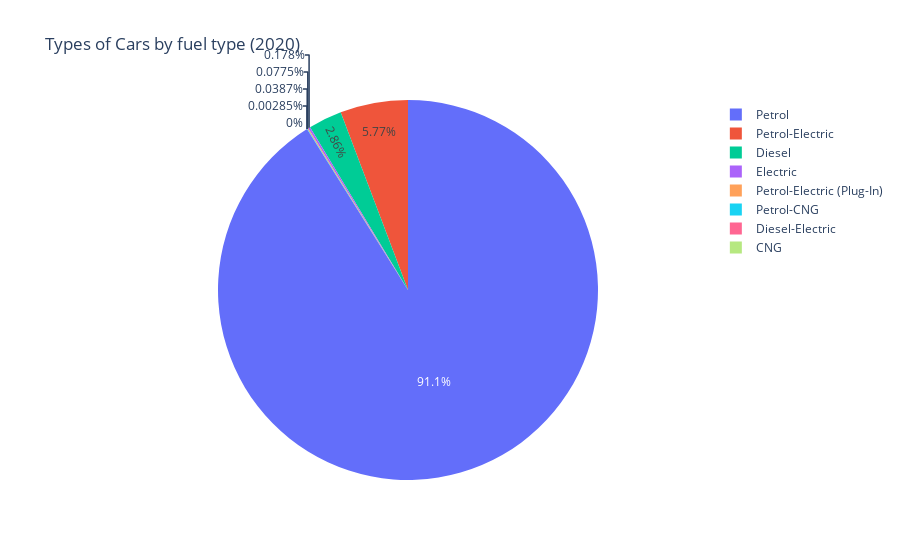
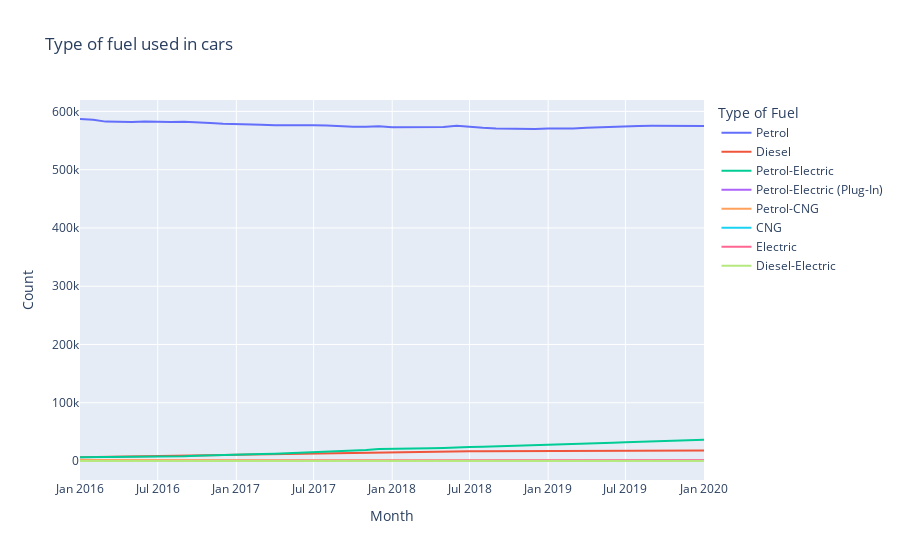

The cell these charts' notebook holds for them, in order:
### Code cell
import plotly.express as px
typeoffuelcar = pd.read_csv('typeoffuelcar.csv',sep= ',', index_col = 0)
typeoffuelcar
typeoffuellatest = pd.read_csv('typeoffuellatest.csv',sep= ',', index_col = 0)
fig = px.pie(typeoffuellatest, values='Count', names='Type of Fuel', title='Types of Cars by fuel type (2020)')
fig.show()
fig2 = px.line(typeoffuelcar,y="Count",color = 'Type of Fuel', title='Type of fuel used in cars')
fig2.show()

### Figure 1 — Plotly figure (JSON) as saved in the notebook; plotly's stock layout.template omitted (floating-point values rounded to 4 significant figures)
{"data": [{"domain": {"x": [0, 1], "y": [0, 1]}, "hovertemplate": "Type of Fuel=%{label}<br>Count=%{value}<extra></extra>", "labels": ["Petrol", "Diesel", "Petrol-Electric", "Petrol-Electric (Plug-In)", "Petrol-CNG", "CNG", "Electric", "Diesel-Electric"], "legendgroup": "", "name": "", "showlegend": true, "type": "pie", "values": [574945, 18050, 36395, 489, 244, 0, 1125, 18]}], "layout": {"legend": {"tracegroupgap": 0}, "title": {"text": "Types of Cars by fuel type (2020)"}}}

### Figure 2 — Plotly figure (JSON) as saved in the notebook; plotly's stock layout.template omitted (floating-point values rounded to 4 significant figures)
{"data": [{"hovertemplate": "Type of Fuel=Petrol<br>Month=%{x}<br>Count=%{y}<extra></extra>", "legendgroup": "Petrol", "line": {"color": "#636efa", "dash": "solid"}, "marker": {"symbol": "circle"}, "mode": "lines", "name": "Petrol", "orientation": "v", "showlegend": true, "type": "scatter", "x": ["2016-01", "2016-02", "2016-03", "2016-04", "2016-05", "2016-06", "2016-07", "2016-08", "2016-09", "2016-10", "2016-11", "2016-12", "2017-01", "2017-02", "2017-03", "2017-04", "2017-05", "2017-06", "2017-07", "2017-08", "2017-09", "2017-10", "2017-11", "2017-12", "2018-01", "2018-02", "2018-03", "2018-04", "2018-05", "2018-06", "2018-07", "2018-08", "2018-09", "2018-10", "2018-11", "2018-12", "2019-01", "2019-02", "2019-03", "2019-04", "2019-05", "2019-06", "2019-07", "2019-08", "2019-09", "2019-10", "2019-11", "2019-12", "2020-01"], "xaxis": "x", "y": [586980, 585663, 582475, 581610, 581925, 582631, 582075, 581934, 582440, 581759, 580298, 578977, 577907, 577180, 577069, 576452, 576705, 577177, 576287, 575674, 574302, 573630, 573648, 574443, 572883, 573108, 573351, 573152, 573322, 575441, 573064, 571787, 570828, 570486, 570086, 569673, 570742, 570512, 570609, 572114, 573110, 574260, 575210, 575132, 575493, 575371, 575432, 574967, 574945], "yaxis": "y"}, {"hovertemplate": "Type of Fuel=Diesel<br>Month=%{x}<br>Count=%{y}<extra></extra>", "legendgroup": "Diesel", "line": {"color": "#EF553B", "dash": "solid"}, "marker": {"symbol": "circle"}, "mode": "lines", "name": "Diesel", "orientation": "v", "showlegend": true, "type": "scatter", "x": ["2016-01", "2016-02", "2016-03", "2016-04", "2016-05", "2016-06", "2016-07", "2016-08", "2016-09", "2016-10", "2016-11", "2016-12", "2017-01", "2017-02", "2017-03", "2017-04", "2017-05", "2017-06", "2017-07", "2017-08", "2017-09", "2017-10", "2017-11", "2017-12", "2018-01", "2018-02", "2018-03", "2018-04", "2018-05", "2018-06", "2018-07", "2018-08", "2018-09", "2018-10", "2018-11", "2018-12", "2019-01", "2019-02", "2019-03", "2019-04", "2019-05", "2019-06", "2019-07", "2019-08", "2019-09", "2019-10", "2019-11", "2019-12", "2020-01"], "xaxis": "x", "y": [6297, 6564, 6875, 7234, 7588, 8032, 8452, 8767, 9168, 9530, 10056, 10364, 10888, 11242, 11712, 12106, 12510, 13008, 13466, 13874, 14151, 14486, 14934, 15514, 15572, 15658, 15827, 16077, 16237, 16555, 16843, 16920, 17019, 17061, 17135, 17253, 17323, 17354, 17422, 17534, 17642, 17719, 17800, 17858, 17928, 17957, 18013, 18049, 18050], "yaxis": "y"}, {"hovertemplate": "Type of Fuel=Petrol-Electric<br>Month=%{x}<br>Count=%{y}<extra></extra>", "legendgroup": "Petrol-Electric", "line": {"color": "#00cc96", "dash": "solid"}, "marker": {"symbol": "circle"}, "mode": "lines", "name": "Petrol-Electric", "orientation": "v", "showlegend": true, "type": "scatter", "x": ["2016-01", "2016-02", "2016-03", "2016-04", "2016-05", "2016-06", "2016-07", "2016-08", "2016-09", "2016-10", "2016-11", "2016-12", "2017-01", "2017-02", "2017-03", "2017-04", "2017-05", "2017-06", "2017-07", "2017-08", "2017-09", "2017-10", "2017-11", "2017-12", "2018-01", "2018-02", "2018-03", "2018-04", "2018-05", "2018-06", "2018-07", "2018-08", "2018-09", "2018-10", "2018-11", "2018-12", "2019-01", "2019-02", "2019-03", "2019-04", "2019-05", "2019-06", "2019-07", "2019-08", "2019-09", "2019-10", "2019-11", "2019-12", "2020-01"], "xaxis": "x", "y": [6476, 6552, 6692, 6810, 6934, 7139, 7307, 7584, 8068, 8801, 9654, 10075, 10848, 11201, 11907, 12411, 13169, 14139, 15420, 16703, 17196, 18069, 18928, 20751, 20810, 21014, 21267, 21820, 22449, 23941, 24229, 24624, 25183, 25943, 26468, 27179, 28222, 28679, 29354, 29931, 30485, 31117, 32043, 32800, 33620, 34333, 35013, 35718, 36395], "yaxis": "y"}, {"hovertemplate": "Type of Fuel=Petrol-Electric (Plug-In)<br>Month=%{x}<br>Count=%{y}<extra></extra>", "legendgroup": "Petrol-Electric (Plug-In)", "line": {"color": "#ab63fa", "dash": "solid"}, "marker": {"symbol": "circle"}, "mode": "lines", "name": "Petrol-Electric (Plug-In)", "orientation": "v", "showlegend": true, "type": "scatter", "x": ["2016-01", "2016-02", "2016-03", "2016-04", "2016-05", "2016-06", "2016-07", "2016-08", "2016-09", "2016-10", "2016-11", "2016-12", "2017-01", "2017-02", "2017-03", "2017-04", "2017-05", "2017-06", "2017-07", "2017-08", "2017-09", "2017-10", "2017-11", "2017-12", "2018-01", "2018-02", "2018-03", "2018-04", "2018-05", "2018-06", "2018-07", "2018-08", "2018-09", "2018-10", "2018-11", "2018-12", "2019-01", "2019-02", "2019-03", "2019-04", "2019-05", "2019-06", "2019-07", "2019-08", "2019-09", "2019-10", "2019-11", "2019-12", "2020-01"], "xaxis": "x", "y": [108, 112, 113, 117, 120, 123, 124, 124, 124, 125, 125, 125, 125, 127, 129, 131, 132, 132, 132, 152, 165, 186, 191, 206, 207, 211, 222, 232, 238, 270, 284, 297, 323, 336, 357, 380, 393, 397, 406, 410, 417, 429, 439, 446, 447, 457, 462, 473, 489], "yaxis": "y"}, {"hovertemplate": "Type of Fuel=Petrol-CNG<br>Month=%{x}<br>Count=%{y}<extra></extra>", "legendgroup": "Petrol-CNG", "line": {"color": "#FFA15A", "dash": "solid"}, "marker": {"symbol": "circle"}, "mode": "lines", "name": "Petrol-CNG", "orientation": "v", "showlegend": true, "type": "scatter", "x": ["2016-01", "2016-02", "2016-03", "2016-04", "2016-05", "2016-06", "2016-07", "2016-08", "2016-09", "2016-10", "2016-11", "2016-12", "2017-01", "2017-02", "2017-03", "2017-04", "2017-05", "2017-06", "2017-07", "2017-08", "2017-09", "2017-10", "2017-11", "2017-12", "2018-01", "2018-02", "2018-03", "2018-04", "2018-05", "2018-06", "2018-07", "2018-08", "2018-09", "2018-10", "2018-11", "2018-12", "2019-01", "2019-02", "2019-03", "2019-04", "2019-05", "2019-06", "2019-07", "2019-08", "2019-09", "2019-10", "2019-11", "2019-12", "2020-01"], "xaxis": "x", "y": [1917, 1901, 1882, 1853, 1807, 1781, 1758, 1734, 1716, 1707, 1692, 1682, 1677, 1667, 1661, 1650, 1604, 1242, 1164, 1111, 1080, 1053, 1026, 1006, 972, 950, 903, 848, 762, 671, 590, 521, 475, 431, 404, 386, 369, 356, 342, 331, 319, 299, 284, 278, 273, 264, 256, 250, 244], "yaxis": "y"}, {"hovertemplate": "Type of Fuel=CNG<br>Month=%{x}<br>Count=%{y}<extra></extra>", "legendgroup": "CNG", "line": {"color": "#19d3f3", "dash": "solid"}, "marker": {"symbol": "circle"}, "mode": "lines", "name": "CNG", "orientation": "v", "showlegend": true, "type": "scatter", "x": ["2016-01", "2016-02", "2016-03", "2016-04", "2016-05", "2016-06", "2016-07", "2016-08", "2016-09", "2016-10", "2016-11", "2016-12", "2017-01", "2017-02", "2017-03", "2017-04", "2017-05", "2017-06", "2017-07", "2017-08", "2017-09", "2017-10", "2017-11", "2017-12", "2018-01", "2018-02", "2018-03", "2018-04", "2018-05", "2018-06", "2018-07", "2018-08", "2018-09", "2018-10", "2018-11", "2018-12", "2019-01", "2019-02", "2019-03", "2019-04", "2019-05", "2019-06", "2019-07", "2019-08", "2019-09", "2019-10", "2019-11", "2019-12", "2020-01"], "xaxis": "x", "y": [0, 0, 0, 0, 0, 0, 0, 0, 0, 0, 0, 0, 0, 0, 0, 0, 0, 0, 0, 0, 0, 0, 0, 0, 0, 0, 0, 0, 0, 0, 0, 0, 0, 0, 0, 0, 0, 0, 0, 0, 0, 0, 0, 0, 0, 0, 0, 0, 0], "yaxis": "y"}, {"hovertemplate": "Type of Fuel=Electric<br>Month=%{x}<br>Count=%{y}<extra></extra>", "legendgroup": "Electric", "line": {"color": "#FF6692", "dash": "solid"}, "marker": {"symbol": "circle"}, "mode": "lines", "name": "Electric", "orientation": "v", "showlegend": true, "type": "scatter", "x": ["2016-01", "2016-02", "2016-03", "2016-04", "2016-05", "2016-06", "2016-07", "2016-08", "2016-09", "2016-10", "2016-11", "2016-12", "2017-01", "2017-02", "2017-03", "2017-04", "2017-05", "2017-06", "2017-07", "2017-08", "2017-09", "2017-10", "2017-11", "2017-12", "2018-01", "2018-02", "2018-03", "2018-04", "2018-05", "2018-06", "2018-07", "2018-08", "2018-09", "2018-10", "2018-11", "2018-12", "2019-01", "2019-02", "2019-03", "2019-04", "2019-05", "2019-06", "2019-07", "2019-08", "2019-09", "2019-10", "2019-11", "2019-12", "2020-01"], "xaxis": "x", "y": [1, 2, 2, 2, 2, 2, 2, 2, 3, 4, 5, 12, 12, 12, 12, 12, 12, 12, 12, 22, 33, 37, 93, 314, 335, 346, 348, 353, 354, 358, 363, 406, 443, 462, 466, 560, 650, 676, 694, 729, 796, 832, 901, 962, 1036, 1109, 1112, 1120, 1125], "yaxis": "y"}, {"hovertemplate": "Type of Fuel=Diesel-Electric<br>Month=%{x}<br>Count=%{y}<extra></extra>", "legendgroup": "Diesel-Electric", "line": {"color": "#B6E880", "dash": "solid"}, "marker": {"symbol": "circle"}, "mode": "lines", "name": "Diesel-Electric", "orientation": "v", "showlegend": true, "type": "scatter", "x": ["2016-01", "2016-02", "2016-03", "2016-04", "2016-05", "2016-06", "2016-07", "2016-08", "2016-09", "2016-10", "2016-11", "2016-12", "2017-01", "2017-02", "2017-03", "2017-04", "2017-05", "2017-06", "2017-07", "2017-08", "2017-09", "2017-10", "2017-11", "2017-12", "2018-01", "2018-02", "2018-03", "2018-04", "2018-05", "2018-06", "2018-07", "2018-08", "2018-09", "2018-10", "2018-11", "2018-12", "2019-01", "2019-02", "2019-03", "2019-04", "2019-05", "2019-06", "2019-07", "2019-08", "2019-09", "2019-10", "2019-11", "2019-12", "2020-01"], "xaxis": "x", "y": [23, 23, 23, 22, 22, 22, 22, 22, 22, 22, 22, 22, 22, 22, 22, 22, 22, 22, 22, 22, 22, 22, 22, 22, 21, 21, 21, 21, 21, 21, 21, 21, 21, 21, 21, 21, 21, 20, 19, 19, 19, 20, 20, 20, 19, 19, 19, 19, 18], "yaxis": "y"}], "layout": {"legend": {"title": {"text": "Type of Fuel"}, "tracegroupgap": 0}, "title": {"text": "Type of fuel used in cars"}, "xaxis": {"anchor": "y", "domain": [0, 1], "title": {"text": "Month"}}, "yaxis": {"anchor": "x", "domain": [0, 1], "title": {"text": "Count"}}}}
